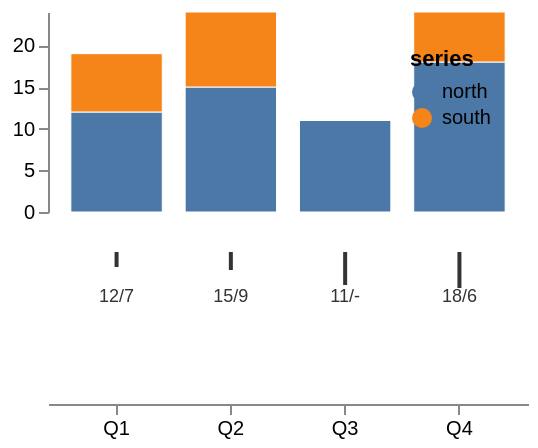

Vega-Lite specification for this chart:
### Vega specification from a JSON file in a GitHub repository (floating-point values rounded to 4 significant figures)
{"$schema": "https://vega.github.io/schema/vega/v6.json", "description": "Two reshaping transforms that had no fixture between them. The long table is missing a reading for one series in one quarter, which is exactly the hole a stacked chart cannot draw around: impute fills it with a zero so the band above it still stacks from the right place. The same table is pivoted into one row per quarter with a column named after each series, and the rules underneath measure the gap between two of those columns — a column name the specification never writes down, since it comes from the data.", "width": 240, "height": 150, "padding": 5, "background": "white", "data": [{"name": "readings", "values": [{"q": "Q1", "s": "north", "v": 12}, {"q": "Q1", "s": "south", "v": 7}, {"q": "Q2", "s": "north", "v": 15}, {"q": "Q2", "s": "south", "v": 9}, {"q": "Q3", "s": "north", "v": 11}, {"q": "Q4", "s": "north", "v": 18}, {"q": "Q4", "s": "south", "v": 6}]}, {"name": "stacked", "source": "readings", "transform": [{"type": "impute", "field": "v", "key": "q", "keyvals": ["Q1", "Q2", "Q3", "Q4"], "groupby": ["s"], "method": "value", "value": 0}, {"type": "stack", "groupby": ["q"], "field": "v", "sort": {"field": "s"}}]}, {"name": "wide", "source": "readings", "transform": [{"type": "pivot", "groupby": ["q"], "field": "s", "value": "v"}]}], "scales": [{"name": "x", "type": "band", "domain": ["Q1", "Q2", "Q3", "Q4"], "range": "width", "padding": 0.2}, {"name": "y", "type": "linear", "domain": {"data": "stacked", "field": "y1"}, "range": [100, 0], "nice": true, "zero": true}, {"name": "colour", "type": "ordinal", "domain": ["north", "south"], "range": ["#4c78a8", "#f58518"]}], "axes": [{"orient": "bottom", "scale": "x", "offset": 46}, {"orient": "left", "scale": "y", "tickCount": 4}], "legends": [{"fill": "colour", "title": "series", "orient": "top-right"}], "marks": [{"type": "rect", "from": {"data": "stacked"}, "encode": {"enter": {"x": {"scale": "x", "field": "q"}, "width": {"scale": "x", "band": 1}, "y": {"scale": "y", "field": "y0"}, "y2": {"scale": "y", "field": "y1"}, "fill": {"scale": "colour", "field": "s"}, "stroke": {"value": "#ffffff"}, "strokeWidth": {"value": 0.5}}}}, {"type": "rule", "from": {"data": "wide"}, "encode": {"enter": {"x": {"scale": "x", "field": "q", "band": 0.5}, "y": {"value": 120}, "y2": {"signal": "120 + (datum.north - (datum.south || 0)) * 1.5"}, "stroke": {"value": "#333333"}, "strokeWidth": {"value": 2}}}}, {"type": "text", "from": {"data": "wide"}, "encode": {"enter": {"x": {"scale": "x", "field": "q", "band": 0.5}, "y": {"value": 145}, "text": {"signal": "datum.north + '/' + (datum.south == null ? '-' : datum.south)"}, "align": {"value": "center"}, "fontSize": {"value": 9}, "fill": {"value": "#333333"}}}}]}
